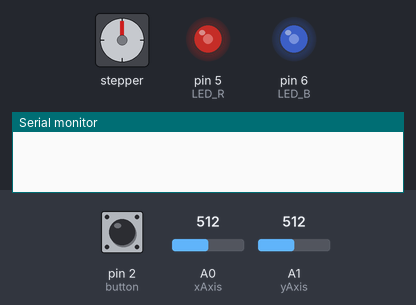
This sketch was run on a simulated Arduino Uno, built with avr-gcc and run on an emulated ATmega328P. Shown: stepper motor, output pins drawn as LEDs (lit = HIGH), the last lines printed to the serial monitor. Inputs (shaded band) come from the test bench; at power-on: A1 (yAxis) = 512, pin 2 (button) HIGH, A0 (xAxis) = 512. Stepper angles assume 200 steps per turn.

Above: at 1.2 s.
1.3 s: A1 (yAxis) set to 987
At 2.3 s:
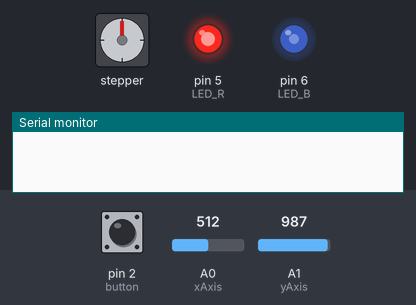
2.8 s: A1 (yAxis) set to 1015
At 3.56 s:
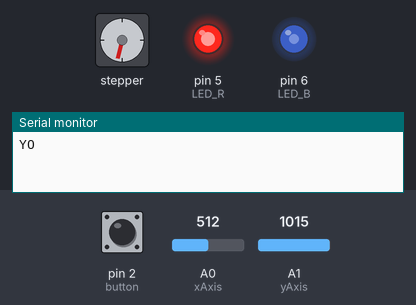
5.8 s: pin 2 (button) pulled LOW for 0.15 s
At 6.01 s:
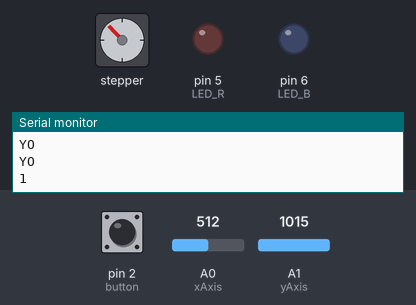
8.8 s: A0 (xAxis) set to 716
At 9.06 s:
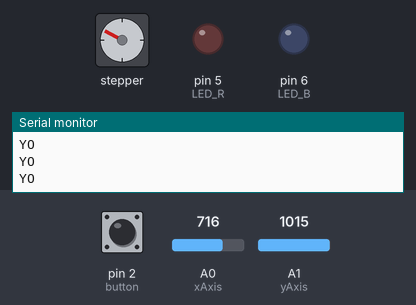
11.8 s: A0 (xAxis) set to 900
At 12.42 s:
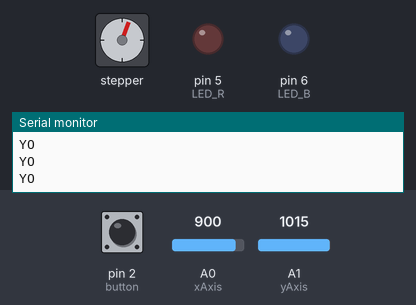
14.8 s: A1 (yAxis) set to 1023
At 15.17 s:
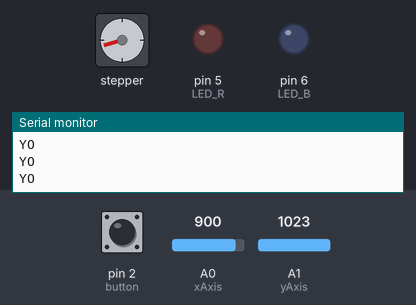
Timing chart, 0 to 18.8 s (numbered marks = the images above; inputs shaded):
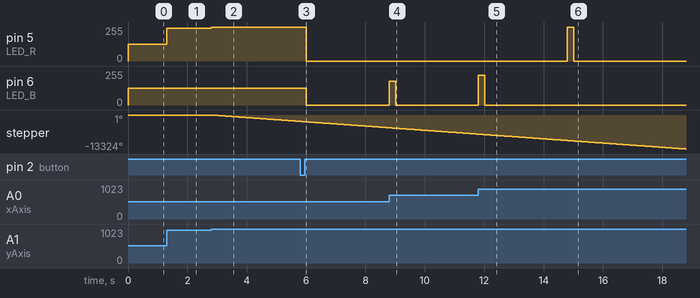

The sketch:

lab8_3.ino
```cpp
#include <Stepper.h>
#define STEPS 200  //定義步進馬達每圈的步數

//Stepper stepper(STEPS, 8, 10, 9, 11);
Stepper stepper(STEPS, 9, 11, 10, 12);

const int LED_R = 5;
const int LED_G = 10;
const int LED_B = 6;

const int joyStick_int = 0;
const int button = 2;
const int xAxis = A0,     yAxis = A1;

void setup(){
  stepper.setSpeed(140);

  Serial.begin(9600);
  pinMode(button, INPUT_PULLUP);  //return LOW when down
  pinMode(LED_R, OUTPUT);
  pinMode(LED_B, OUTPUT);

  attachInterrupt(joyStick_int, handle_click, RISING);


  cli(); // stop interrupts, atomic access to reg.
  // initialize timer1
  TCCR1A = 0;    TCCR1B = 0;    TCNT1 = 0;
  TCCR1B |= (1 << WGM12); // turn on CTC
  TCCR1B |= (1 << CS12) | (1<<CS10); // 1024 prescaler
  OCR1A = 3910;  // target for counting
  TIMSK1 |= (1<< OCIE1A); // enable timer compare int.

  // initialize timer2
  TCCR2A = 0;    TCCR2B = 0;    TCNT2 = 0;
  TCCR2B |= (1 << WGM12); // turn on CTC
  TCCR2B |= (1 << CS12) | (1<<CS10); // 1024 prescaler
  OCR2A = 128;  // target for counting
  TIMSK2 |= (1<< OCIE2A); // enable timer compare int.

  sei(); // enable all interrupts
}

int ledOn = 1;
int blinkOn = 0;
int xVal = 0;
int yVal = 0;

void loop(){
  if(xVal > 1000){
    stepper.step(256);
  }
  if(yVal > 1000){
    stepper.step(-256);
    Serial.println("YO");
  }
}

ISR(TIMER1_COMPA_vect){
  if(blinkOn==0){
    ledOn = 1;
  }
  else{
    if(ledOn==0){
      ledOn = 1;
    }
    else{
      ledOn = 0;
    }
  }
}


int isPress = 0;
ISR(TIMER2_COMPA_vect){
  int xVal_now = analogRead(xAxis);
  int yVal_now = analogRead(yAxis);
  int isPress_now = digitalRead(button);
  if(ledOn==0){
    analogWrite(LED_B, 0);
  }
  else if(xVal_now!=xVal && ledOn==1){
    xVal = xVal_now;
    analogWrite(LED_B, (xVal-1)/4);
  }

  if(ledOn==0){
    analogWrite(LED_R, 0);
  }
  if(yVal_now!=yVal && ledOn==1){
    yVal = yVal_now;
    analogWrite(LED_R, (yVal-1)/4);
  }

//  if(isPress == 0) Serial.println("Button is pressed.");
//  else Serial.println("Button is not pressed.");
}

void handle_click() { // button debouncing, toggle LED
  int isPress_now = digitalRead(button);
  if(isPress == 0 && isPress_now==1){
    if(blinkOn==0){
      blinkOn = 1;
    }
    else{
      blinkOn = 0;
    }
    Serial.println(blinkOn);
    isPress = 1;
  }
  else if(isPress == 1 && isPress_now==0){
    isPress = 0;
  }
}
```

Measured:
- the behaviour switches between 1000 and 1001 on A1 (yAxis) (found by bisection; images 1 and 2)
- after the input at 1.3 s, pin 5 (LED_R): 127/255 → 246/255 at once
- after the input at 2.8 s, pin 5 (LED_R): 246/255 → 253/255 at once; stepper: keeps turning counter-clockwise at about 838°/s, starting at once
- after the input at 5.8 s, pin 5 (LED_R): 253/255 → 0/255 after 0.21 s; pin 6 (LED_B): 127/255 → 0/255 after 0.21 s
- after the input at 8.8 s, pin 6 (LED_B): 0/255 → 178/255 at once, → 0/255 0.21 s later
- after the input at 11.8 s, pin 6 (LED_B): 0/255 → 224/255 at once, → 0/255 0.22 s later
- after the input at 14.8 s, pin 5 (LED_R): 0/255 → 255/255 at once, → 0/255 0.22 s later
